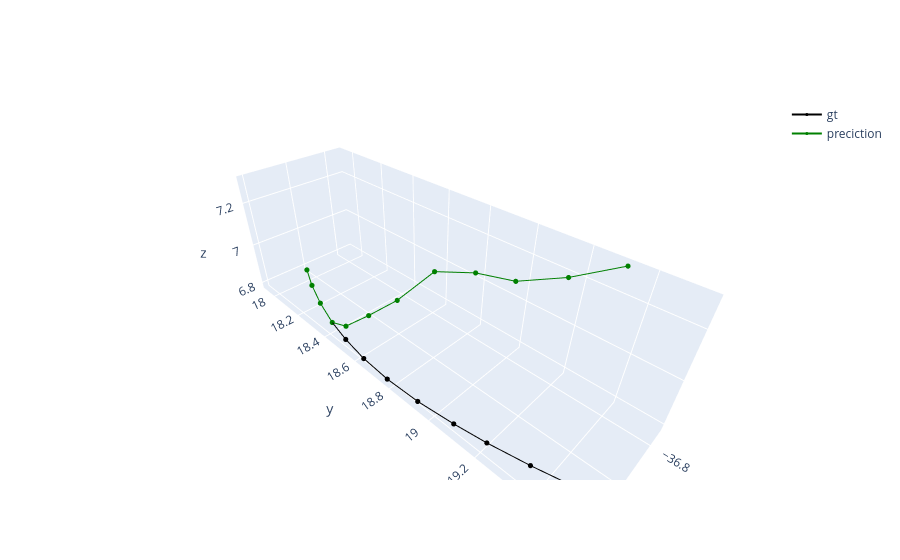

Notebook code for this chart:
### Code cell
fig = go.Figure()

gt_x = poses_gt[0, :, 0].detach().cpu().numpy()
gt_y = poses_gt[0, :, 1].detach().cpu().numpy()
gt_z = poses_gt[0, :, 2].detach().cpu().numpy()

fig.add_trace(go.Scatter3d(
    x=gt_x, 
    y=gt_y,
    z=gt_z,
    mode='lines+markers',
    name='gt',
    line=dict(color='black', width=2),
    marker=dict(size=3)
))

opt_x = pred_poses[0, :, 0].detach().cpu().numpy()
opt_y = pred_poses[0, :, 1].detach().cpu().numpy()
opt_z = pred_poses[0, :, 2].detach().cpu().numpy()


fig.add_trace(go.Scatter3d(
    x=opt_x, 
    y=opt_y,
    z=opt_z,
    mode='lines+markers',
    name='preciction',
    line=dict(color='green', width=2),
    marker=dict(size=3)
))
fig.show()

### Figure 1 — Plotly figure (JSON) as saved in the notebook; plotly's stock layout.template omitted (floating-point values rounded to 4 significant figures)
{"data": [{"line": {"color": "black", "width": 2}, "marker": {"size": 3}, "mode": "lines+markers", "name": "gt", "type": "scatter3d", "x": [-36.58, -36.53, -36.48, -36.44, -36.41, -36.39, -36.39, -36.39, -36.41, -36.43, -36.45, -36.5], "y": [17.95, 18.08, 18.22, 18.37, 18.49, 18.63, 18.77, 18.92, 19.08, 19.2, 19.35, 19.52], "z": [6.796, 6.794, 6.792, 6.791, 6.79, 6.789, 6.788, 6.786, 6.789, 6.795, 6.797, 6.797]}, {"line": {"color": "green", "width": 2}, "marker": {"size": 3}, "mode": "lines+markers", "name": "preciction", "type": "scatter3d", "x": [-36.58, -36.53, -36.48, -36.44, -36.41, -36.43, -36.61, -36.65, -36.67, -36.69, -36.77, -36.87], "y": [17.95, 18.08, 18.22, 18.37, 18.51, 18.63, 18.59, 18.75, 18.92, 19.06, 19.2, 19.32], "z": [6.796, 6.794, 6.792, 6.791, 6.868, 6.977, 6.93, 7.123, 7.184, 7.208, 7.252, 7.301]}], "layout": {}}
